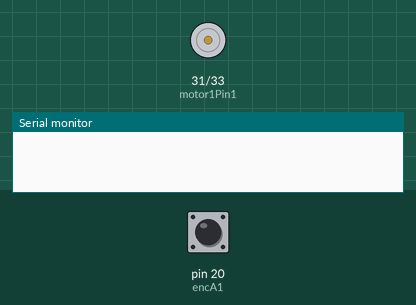
This sketch was run on a simulated Arduino Mega 2560, built with avr-gcc and run on an emulated ATmega2560. On the bench: motor-driver pin pairs drawn as motors (green arrow = first pin HIGH = forward, orange = second pin HIGH = backward, longer = more drive, scaled by the enable pin), the last lines printed to the serial monitor. Inputs (shaded band) come from the test bench; at power-on: pin 20 (encA1) HIGH.

Above: at 0.05 s.
At 1.4 s:
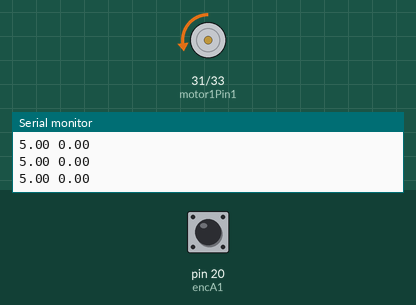
Timing chart, 0 to 2.9 s (numbered marks = the images above):
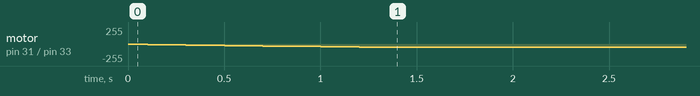

Measured:
- by itself, motor on pin 31 (motor1Pin1) / pin 33 (motor1Pin2): moves from stopped to backward 50/255 over 1.2 s

The sketch:

PIDpermotor.ino
```cpp
// Deklarasi pin motor dan encoder tetap seperti sebelumnya
const int motor1Pin1 = 31;  // Pin motor 1
const int motor1Pin2 = 33;
const int motor1pwm = 8;

const int motor2Pin1 = 24;  // Pin motor 2
const int motor2Pin2 = 25;
const int motor2pwm = 5;

const int motor3Pin1 = 26;  // Pin motor 3
const int motor3Pin2 = 27;
const int motor3pwm = 6;

const int motor4Pin1 = 28;  // Pin motor 4
const int motor4Pin2 = 29;
const int motor4pwm = 7;

// Definisi pin encoder
const int encA2 = 21;
const int encB2 = 42;

const int encA3 = 18;
const int encB3 = 34;
const int encA4 = 19;
const int encB4 = 36;

const int encA1 = 20;
const int encB1 = 40;

const float pulse_per_rotation = 134.4; // Pulse per rotasi motor
const float max_rpm = 100.0;  // Maksimum RPM motor
volatile long pulse1 = 0;
unsigned long lastTime = 0;

// Nilai RPM yang diinginkan untuk motor 1
float desiredRPM1 = 5.0;

// Variabel PID
float Kp = 1.2;  // Koefisien proportional
float Ki = 0.7;  // Koefisien integral
float Kd = 0.3;  // Koefisien derivative

float previousError1 = 0;
float integral1 = 0;

void setup() {
  pinMode(motor1Pin1, OUTPUT);
  pinMode(motor1Pin2, OUTPUT);
  pinMode(motor1pwm, OUTPUT);

  pinMode(encA1, INPUT_PULLUP);
  pinMode(encB1, INPUT_PULLUP);

  attachInterrupt(digitalPinToInterrupt(encA1), readEncoder1, RISING);

  float integral1 = 0;

  lastTime = millis();
  Serial.begin(9600);
}

void loop() {
  // Setiap interval waktu, hitung RPM motor dari encoder
  if (millis() - lastTime >= 100) {  // Setiap 100 ms
    float actualRPM1 = calculateRPM(pulse1);

    // Tampilkan RPM yang dihitung dari encoder untuk Motor 1 di Serial Plotter
    Serial.print(desiredRPM1);  // Tampilkan nilai RPM yang diinginkan
    Serial.print(" ");          // Pisahkan nilai dengan spasi
    Serial.println(actualRPM1);  // Tampilkan nilai RPM aktual, lalu baris baru

    // Reset pulse counter setiap 100 ms
    pulse1 = 0;
    lastTime = millis();

    // Gunakan PID untuk mengontrol kecepatan motor
    moveMotorByPID(desiredRPM1, actualRPM1);
  }
}

// Fungsi untuk membaca encoder motor 1
void readEncoder1() {
  if (digitalRead(encB1) == 0) {
    pulse1--;
  } else {
    pulse1++;
  }
}

// Fungsi untuk menghitung RPM dari pulse encoder
float calculateRPM(long pulseCount) {
  // Rumus untuk menghitung RPM: (pulseCount / pulse_per_rotation) * 60 detik
  return (pulseCount / pulse_per_rotation) * 60;
}

// Fungsi untuk mengontrol motor menggunakan PID
void moveMotorByPID(float desiredRPM, float actualRPM) {
  float error1 = desiredRPM - actualRPM; // Hitung error
  integral1 += error1;  // Hitung bagian integral
  float derivative1 = error1 - previousError1;  // Hitung bagian derivative
  previousError1 = error1;  // Simpan error sebelumnya untuk perhitungan berikutnya

  // Rumus PID: Kp * error + Ki * integral + Kd * derivative
  float pidOutput1 = (Kp * error1) + (Ki * integral1) + (Kd * derivative1);

  // Konversikan nilai PID menjadi nilai PWM (batasi nilai antara 0 dan 255)
  int pwm1 = constrain(pidOutput1, 0, 50);


  // Kontrol motor dengan PWM yang dihitung dari PID
  controlMotor(motor1Pin1, motor1Pin2, motor1pwm, pwm1);
}

// Fungsi untuk mengontrol motor menggunakan PWM
void controlMotor(int pinA, int pinB, int pinPWM, int pwmValue) {
  analogWrite(pinPWM, pwmValue); // Atur PWM untuk kontrol kecepatan

  if (pwmValue > 0) {
    digitalWrite(pinA, LOW); // Putar motor ke depan
    digitalWrite(pinB, HIGH);
  } else {
    digitalWrite(pinA, LOW); // Berhenti
    digitalWrite(pinB, LOW);
  }
}
```
